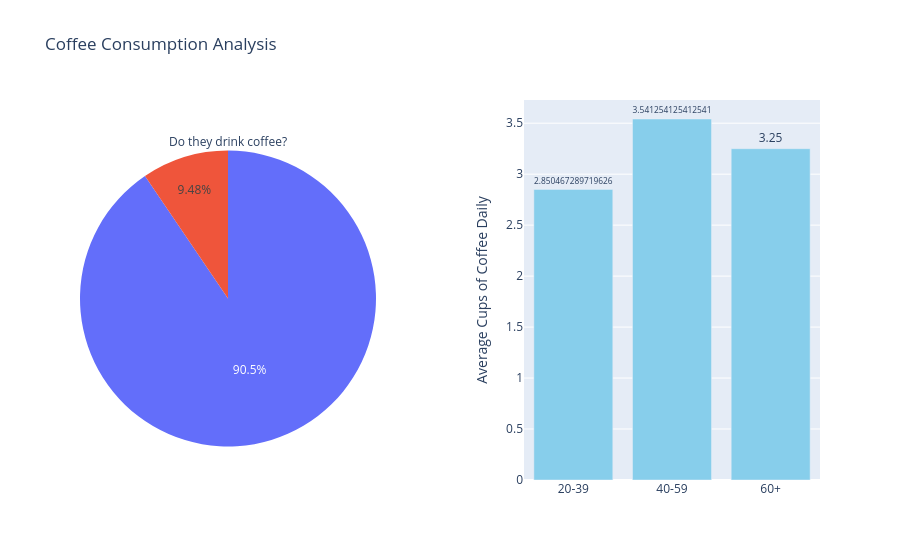

The cell this chart's notebook holds for it:
### Markdown cell above
###

### Code cell
import plotly.graph_objects as go
import pandas as pd

caff_beverages_counts = railroad_df_clean['Caff_Beverages'].map({1: 'Yes', 2: 'No'}).value_counts()

age_grouped_caffeine = railroad_df_clean.groupby('Age_Group_Grouped')['If_yes_how_many_daily'].mean().reset_index()

fig = go.Figure()

fig.add_trace(go.Pie(
    labels=caff_beverages_counts.index,
    values=caff_beverages_counts.values,
    title="Do they drink coffee?",
    domain=dict(x=[0, 0.4]) 
))

fig.add_trace(go.Bar(
    x=age_grouped_caffeine['Age_Group_Grouped'],
    y=age_grouped_caffeine['If_yes_how_many_daily'],
    name="Average Coffee Consumption",
    marker=dict(color='skyblue'),
    text=age_grouped_caffeine['If_yes_how_many_daily'],
    textposition='outside'
))

fig.update_layout(
    title="Coffee Consumption Analysis",
    grid=dict(rows=1, columns=2),  
    xaxis=dict(domain=[0.6, 1]),  
    yaxis=dict(title="Average Cups of Coffee Daily"),
    showlegend=False
)


fig.show()
fig.write_html("Coffee_Consumption_Analysis.html")

### Figure 1 — Plotly figure (JSON) as saved in the notebook; plotly's stock layout.template omitted (floating-point values rounded to 4 significant figures)
{"data": [{"domain": {"x": [0, 0.4]}, "labels": ["Yes", "No"], "title": {"text": "Do they drink coffee?"}, "type": "pie", "values": [382, 40]}, {"marker": {"color": "skyblue"}, "name": "Average Coffee Consumption", "text": [2.85, 3.541, 3.25], "textposition": "outside", "type": "bar", "x": ["20-39", "40-59", "60+"], "y": [2.85, 3.541, 3.25]}], "layout": {"grid": {"columns": 2, "rows": 1}, "showlegend": false, "title": {"text": "Coffee Consumption Analysis"}, "xaxis": {"domain": [0.6, 1]}, "yaxis": {"title": {"text": "Average Cups of Coffee Daily"}}}}
